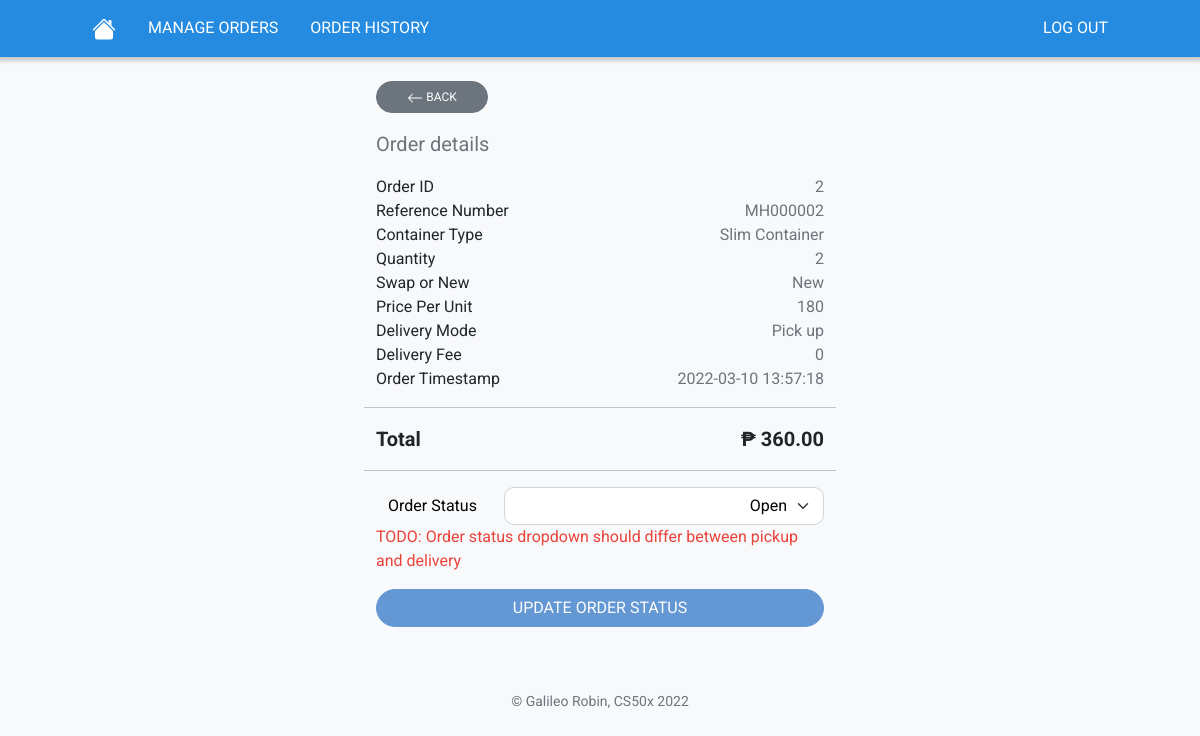
The app's page /manage-orders?order_id=2 (signed in) with its own data.
### tables this page shows
CREATE TABLE orders
(id INTEGER PRIMARY KEY AUTOINCREMENT NOT NULL,
container_type TEXT NOT NULL,
quantity INTEGER NOT NULL,
swap_or_new TEXT NOT NULL,
price_per_unit NUMERIC NOT NULL,
delivery_mode TEXT NOT NULL,
delivery_fee NUMERIC NOT NULL,
txn_timestamp TEXT NOT NULL,
order_status TEXT NOT NULL);

### app.py (the view)
@app.route("/manage-orders", methods=["GET"])
@login_required
def manage_orders():
    orders_data = None
    current_order = None
    order_id = request.args.get('order_id')
    update_status = request.args.get('update')
    if not order_id:
        orders_data = db.execute("SELECT * FROM orders")
        for order in orders_data:
            order['ref_number'] = convert_id_to_ref_number(order['id'])
    else:
        current_order = db.execute("SELECT * FROM orders WHERE id = ?", order_id)
        if not current_order == []:
            current_order = current_order[0]
            current_order['ref_number'] = convert_id_to_ref_number(current_order['id'])
        else:
            return apology("Order already completed and/or order ID not found.")
    return render_template("manage-orders.html", orders_data=orders_data, current_order=current_order, order_status=ORDER_STATUS, update_status=update_status)

### app.py (called while the page is built)
@app.after_request
def after_request(response):
    response.headers["Cache-Control"] = "no-cache, no-store, must-revalidate"
    response.headers["Expires"] = 0
    response.headers["Pragma"] = "no-cache"
    return response

### helpers.py (called while the page is built)
def login_required(f):
    @wraps(f)
    def decorated_function(*args, **kwargs):
        if session.get("user_id") is None:
            return redirect("/login")
        return f(*args, **kwargs)
    return decorated_function

def php(value):
    PESO_SYMBOL = u'\u20b1'
    return f"{PESO_SYMBOL} {value:,.2f}"

def convert_id_to_ref_number(id):
    ALPHABET = "ABCDEFGHIJKLMNOPQRSTUVWXYZ"
    try:
        num_to_hash = int(id) * 97
    except ValueError:
        return None
    new_num_to_hash = num_to_hash
    hash = ""
    for i in range(math.trunc(math.log(num_to_hash, 26)) + 1):
        hash = hash + ALPHABET[new_num_to_hash % 26]
        new_num_to_hash = math.trunc(new_num_to_hash / 26)
    id_string = str(f"{id:06d}")
    hash = "{}{}{}".format(hash, id_string[0:3], id_string[3:6])
    return hash

### templates/manage-orders.html (shortened to what this page needs)
{% extends "layout.html" %}
{% block main %}
{% if current_order == None %}
<div class="container text-center">
    <div class="my-4 fs-1 text-blue">Manage Orders</div>
    <div class="text-center my-4 fs-5">
    {% if update_status == 'success' %}
    <div class="text-blue">Order status successfully updated!</div>
    {% elif update_status == 'failure' %}
    <div class="text-red">Order status failed to update!</div>
    {% endif %}
    </div>
    <div class="text-red">TODO add filters for Manage Orders table</div>
    <div class="table-responsive">
        <table class="table table-hover">
            <thead>
                <tr>
                    <th>Order ID</th>
                    <th>Ref Number</th>
                    <th>Container Type</th>
                    <th>Quantity</th>
                    <th>Swap or New</th>
                    <th>Price per Unit</th>
                    <th>Delivery Mode</th>
                    <th>Delivery Fee</th>
                    <th>Order Timestamp</th>
                    <th>Order Status</th>
                    <th>Update Status</th>
                </tr>
            </thead>
            <tbody>
                {% for order in orders_data %}
                <tr>
                    <td>{{ order['id'] }}</td>
                    <td>{{ order['ref_number'] }}</td>
                    <td>{{ order['container_type'] }}</td>
                    <td>{{ order['quantity'] }}</td>
                    <td>{{ order['swap_or_new'] }}</td>
                    <td>{{ order['price_per_unit'] | php}}</td>
                    <td>{{ order['delivery_mode'] }}</td>
                    <td>{{ order['delivery_fee'] | php}}</td>
                    <td>{{ order['txn_timestamp'] }}</td>
                    <td>{{ order['order_status'] }}</td>
                    <td>
                        <div class="row mx-1">
                            <form action="/manage-orders" method="GET" id="{{ 'form' ~ order['id'] }}">
                                <input type="text" hidden name="order_id" id="{{ 'input' ~ order['id'] }}" value="{{ order['id'] }}">
                            </form>
                            <button class="btn btn-primary text-small" id="{{ order['id'] }}" type="button">UPDATE</button>
                        </div>
                    </td>
                </tr>
                {% endfor %}
            </tbody>
        </table>
    </div>
</div>
{% elif not current_order == None%}
<div class="container-small">
    <div class="mt-4">
        <button class="btn btn-secondary col-3 text-small" id="manage-orders">
            <svg xmlns="/static/arrow-left.svg" width="16" height="16" fill="currentColor" class="bi bi-arrow-left" viewBox="0 0 16 16">
                <path fill-rule="evenodd" d="M15 8a.5.5 0 0 0-.5-.5H2.707l3.147-3.146a.5.5 0 1 0-.708-.708l-4 4a.5.5 0 0 0 0 .708l4 4a.5.5 0 0 0 .708-.708L2.707 8.5H14.5A.5.5 0 0 0 15 8z"/>
            </svg>
            BACK
        </button>
    </div>
    <div class="mt-3" id="order-details">
        <div class="row">
            <div class="fs-5 text-muted">Order details</div>
        </div>
        <div class="row my-3 fs-6">
            <div class="col-6 mb-3">
                <div>Order ID</div>
                <div>Reference Number</div>
                <div>Container Type</div>
                <div>Quantity</div>
                <div>Swap or New</div>
                <div>Price Per Unit</div>
                <div>Delivery Mode</div>
                <div>Delivery Fee</div>
                <div>Order Timestamp</div>
            </div>
            <div class="col-6 text-muted mb-3 text-end">
                <div id="current_order-id">{{ current_order['id'] }}</div>
                <div>{{ current_order['ref_number'] }}</div>
                <div>{{ current_order['container_type'] }}</div>
                <div>{{ current_order['quantity'] }}</div>
                <div>{{ current_order['swap_or_new'] }}</div>
                <div>{{ current_order['price_per_unit'] }}</div>
                <div>{{ current_order['delivery_mode'] }}</div>
                <div>{{ current_order['delivery_fee'] }}</div>
                <div>{{ current_order['txn_timestamp'] }}</div>
            </div>
            <hr>
            <div class="col-6 fw-bold mb-3">
                <div class="fs-5">Total</div>
            </div>
            <div class="col-6 text-end mb-3">
                <div class="fw-bold fs-5">{{ (current_order['quantity'] * current_order['price_per_unit'] + current_order['delivery_fee']) | php }}</div>
            </div>
            <hr>
            <form action="/update-order-status" method="GET" id="update-order-status-form">
                <div class="input-group">
                    <div class="input-group-text">Order Status</div>
                        <select class="form-select no-selection text-end input-group-entry" id="order-status-dropdown" name="new_order_status">
                            {% for status in order_status %}
                            <option value="{{ status }}">{{ status }}</option>
                            {% endfor %}
                        </select>
                </div>
            </form>
            <div class="text-red">TODO: Order status dropdown should differ between pickup and delivery</div>
            <div class="row my-3 mx-0">
                <button class="btn btn-primary" id="update-order-status" type="button" disabled>UPDATE ORDER STATUS</button>
            </div>
        </div>
    </div>
</div>
{% endif %}
{% endblock %}

### static/styles.css (style rules this page uses)
:root { --blue: #1565c0; --dark-blue: #094e9e; --light-blue: #ebf7ff; --red: #ea433b; --yellow: #f5b82e; --green: #2e944b; --shadow: rgb(201, 201, 201); --light-gray: rgb(248, 249, 250); --border-gray: rgb(216, 212, 218); --nav-bar-color: rgb(36, 139, 224); }
body { font-family: 'Roboto', sans-serif !important; background-color: var(--light-gray); }
.container-small { max-width: 480px; padding-left: 16px; padding-right: 16px; margin-left: auto; margin-right: auto; }
select { width: auto !important; height: 2rem; font-size: 1rem !important; }
.no-selection { color: var(--light-gray); background-color: white !important; height: auto; }
.input-group-text { background-color: transparent; color: black; border: none; margin-right: 1rem; }
.input-group-entry { border-radius: 10px !important; }
.form-select, .form-control { border-width: 1px !important; color: black; }
.btn { border-radius: 20px !important; }
.btn-primary { background-color: var(--blue) !important; border-color: var(--blue) !important; }
.text-small { font-size: 0.75rem; }
.text-red { color: var(--red); }

### records on screen
orders: id "2", container_type "Slim Container", quantity "2", swap_or_new "New", price_per_unit "180", delivery_mode "Pick up", delivery_fee "0", txn_timestamp "2022-03-10 13:57:18", quantity+price_per_unit+delivery_fee "₱ 360.00"

### other values on screen
{{ current_order['ref_number'] }} "MH000002"
form field new_order_status "Open"
